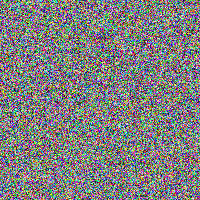
#> input picture tests/test_images/sample.png, 200 x 200 px, given as the content of the folder tests/test_images/dataset/clean, which was not available
$ python benchmark_accuracy.py
#> lines starting #> are read from the running program, lines starting #| are printed output that depends on the picture; pictures that were not available may be replaced by others from this repository, and a replacement may not be noted
### src/detect/lsb_detect.py
import numpy as np

from PIL import Image


def analyze_lsb_distribution(
    image_path: str
) -> dict:

    """
    Analyze LSB statistical distribution
    """

    img = Image.open(
        image_path
    ).convert("RGB")

    pixels = np.array(
        img,
        dtype=np.uint8
    )

    # Extract LSBs
    r_lsb = pixels[:, :, 0] & 1
    g_lsb = pixels[:, :, 1] & 1
    b_lsb = pixels[:, :, 2] & 1

    all_lsb = np.concatenate([

        r_lsb.flatten(),

        g_lsb.flatten(),

        b_lsb.flatten()
    ])

    total_bits = len(all_lsb)

    ones = int(np.sum(all_lsb))

    zeros = total_bits - ones

    ratio = ones / total_bits

    # Ideal random ≈ 0.5
    deviation = abs(ratio - 0.5)

    # Run analysis
    runs = count_runs(all_lsb)

    expected_runs = (

        (2 * ones * zeros) / total_bits
    ) + 1

    run_ratio = runs / expected_runs

    # Confidence scoring
    confidence = min(
    100,
    int(
        deviation * 500
        + abs(run_ratio - 1) * 30
    )
)

    return {
    "method": "LSB Statistical Analysis",

    "lsb_ratio": round(ratio, 4),

    "deviation": round(deviation, 4),

    "ones": ones,

    "zeros": zeros,

    "runs": runs,

    "expected_runs": round(expected_runs, 2),

    "run_ratio": round(run_ratio, 4),

    "confidence": confidence,

    "verdict": verdict(confidence)
}


def count_runs(bit_array):
    """
    Count consecutive bit runs
    """

    if len(bit_array) == 0:

        return 0

    runs = 1

    for i in range(1, len(bit_array)):

        if bit_array[i] != bit_array[i - 1]:

            runs += 1

    return runs


def verdict(
    confidence: int
):

    if confidence < 20:

        return "✅ CLEAN"

    elif confidence < 50:

        return "🟡 SUSPICIOUS"

    elif confidence < 75:

        return "🟠 LIKELY STEGO"

    return "🔴 STEGO DETECTED"


# [49 lines that do not run on import are left out]

### src/detect/ensemble.py
from src.detect.lsb_detect import (
    analyze_lsb_distribution
)

from src.detect.chi_square import (
    chi_square_attack
)

from src.detect.rs_analysis import (
    rs_analysis
)


def full_detection(
    image_path: str
) -> dict:

    """
    Run all detection algorithms
    """

    lsb = analyze_lsb_distribution(
        image_path
    )
#> in analyze_lsb_distribution, img is the input picture: PIL image 200x200 RGB; mean R, G, B 127.4, 126.9, 127.2
#> in analyze_lsb_distribution, `r_lsb = pixels[:, :, 0] & 1`:
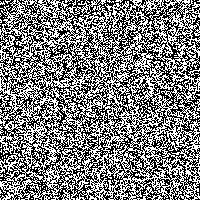
#> r_lsb: shape (200, 200); values 0 (black) and 1 (white), 49.5% white in thin lines or dots
#> in analyze_lsb_distribution, `g_lsb = pixels[:, :, 1] & 1`:
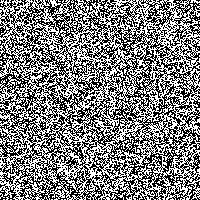
#> g_lsb: shape (200, 200); values 0 (black) and 1 (white), 49.9% white in thin lines or dots
#> in analyze_lsb_distribution, `b_lsb = pixels[:, :, 2] & 1`:
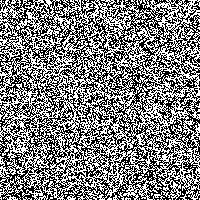
#> b_lsb: shape (200, 200); values 0 (black) and 1 (white), 50% white in thin lines or dots
#> in analyze_lsb_distribution, `total_bits = len(all_lsb)`: total_bits = 120000
#> in analyze_lsb_distribution, `ones = int(np.sum(all_lsb))`: ones = 59750
#> in analyze_lsb_distribution, `zeros = total_bits - ones`: zeros = 60250
#> in analyze_lsb_distribution, `ratio = ones / total_bits`: ratio = 0.498
#> in analyze_lsb_distribution, `deviation = abs(ratio - 0.5)`: deviation = 0.00208
#> after the loop in count_runs, `for i in range(1, len(bit_array)):`: runs = 59982
#> in analyze_lsb_distribution, `expected_runs = (  (2 * ones * zeros) / total_bits ) + 1`: expected_runs = 60000
#> in analyze_lsb_distribution, `run_ratio = runs / expected_runs`: run_ratio = 1
#> lsb = 10 items

    chi = chi_square_attack(
        image_path
    )
#> in chi_square_attack, `observed = np.bincount( pixels, minlength=256 ).astype(float)`: observed = 256 values, max 545 at index 209, min 0 at index 255, mean 468.8
#> the loop in chi_square_attack, `for k in range(128): ` made 128 passes
#> (o1, o2, expected, chi_stat) on passes 1 to 12: (488, 497, 492.5, 0.0822), (448, 511, 479.5, 4.22), (455, 448, 451.5, 4.28), (464, 470, 467, 4.31), (492, 464, 478, 5.13), (523, 420, 471.5, 16.38), (463, 474, 468.5, 16.51), (477, 480, 478.5, 16.52), (500, 451, 475.5, 19.05), (467, 436, 451.5, 20.11), (452, 457, 454.5, 20.14), (508, 471, 489.5, 21.54)
#> after the loop in chi_square_attack, `for k in range(128):`: chi_stat = 575.2; pairs_used = 256
#> in chi_square_attack, `dof = pairs_used - 1`: dof = 255
#> in chi_square_attack, `p_value = 1 - chi2.cdf( chi_stat, dof )`: p_value = 0
#> in chi_square_attack, `confidence = int( (1 - p_value) * 100 )`: confidence = 100
#> chi = {'method': 'Chi-Square Attack', 'chi_statistic': 575.2, 'p_value': 0, 'confidence': 100, 'verdict': '🔴 STEGO DETECTED'}

    rs = rs_analysis(
        image_path
    )
#> in rs_analysis, `img = Image.open( image_path ).convert("L")`:
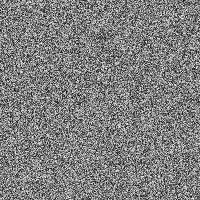
#> img: PIL image 200x200 L; min 3, max 251, mean 127.1
#> after the loop in rs_analysis, `for i in range(h):`: R = 5073; Rn = 3349; S = 4927; Sn = 3277; U = 0; Un = 3374
#> in rs_analysis, `total = R + S + U`: total = 10000
#> in rs_analysis, `r_ratio = R / total`: r_ratio = 0.507
#> in rs_analysis, `rn_ratio = Rn / total`: rn_ratio = 0.335
#> in rs_analysis, `s_ratio = S / total`: s_ratio = 0.493
#> in rs_analysis, `sn_ratio = Sn / total`: sn_ratio = 0.328
#> in rs_analysis, `asymmetry = abs(  (r_ratio - rn_ratio)  -  (s_ratio - sn_ratio) )`: asymmetry = 0.0074
#> in rs_analysis, `confidence = min( 100, int(asymmetry * 300) )`: confidence = 2
#> rs = {'method': 'RS Analysis', 'R': 5073, 'S': 4927, 'R_neg': 3349, 'S_neg': 3277, 'asymmetry': 0.0074, 'confidence': 2, 'verdict': '✅ CLEAN'}

    lsb_c = lsb.get("confidence", 0)
#> lsb_c = 1

    chi_c = chi.get("confidence", 0)
#> chi_c = 100

    rs_c = rs.get("confidence", 0)
#> rs_c = 2

    # Weighted ensemble
    ensemble = int(

        lsb_c * 0.25

        +

        chi_c * 0.45

        +

        rs_c * 0.30
    )
#> ensemble = 45

    votes = sum(

        1 for c in [
            lsb_c,
            chi_c,
            rs_c
        ]

        if c >= 50
    )
#> votes = 1

    return {

        "lsb": lsb,

        "chi_square": chi,

        "rs_analysis": rs,

        "ensemble_confidence":
            ensemble,

        "votes_for_stego":
            f"{votes}/3",

        "final_verdict":
            final_verdict(
                ensemble,
                votes
            )
    }


def final_verdict(
    confidence,
    votes
):

    if confidence >= 70 or votes >= 2:

        return (
            f"🔴 STEGO DETECTED "
            f"({confidence}% confidence)"
        )

    elif confidence >= 40:

        return (
            f"🟡 SUSPICIOUS "
            f"({confidence}% confidence)"
        )

    return (
        f"✅ CLEAN "
        f"({confidence}% confidence)"
    )

### src/detect/chi_square.py
import numpy as np

from PIL import Image

from scipy.stats import chi2


def chi_square_attack(
    image_path: str
) -> dict:

    """
    Chi-Square steganalysis
    """

    img = Image.open(
        image_path
    ).convert("RGB")

    pixels = np.array(
        img,
        dtype=np.uint8
    ).flatten()

    # Count frequencies
    observed = np.bincount(
        pixels,
        minlength=256
    ).astype(float)

    chi_stat = 0.0

    pairs_used = 0

    for k in range(128):

        o1 = observed[2 * k]

        o2 = observed[2 * k + 1]

        expected = (o1 + o2) / 2

        if expected > 5:

            chi_stat += (

                ((o1 - expected) ** 2)

                +

                ((o2 - expected) ** 2)

            ) / expected

            pairs_used += 2

    if pairs_used == 0:

        return {

            "error":
                "Insufficient data"
        }

    dof = pairs_used - 1

    p_value = 1 - chi2.cdf(
        chi_stat,
        dof
    )

    confidence = int(
        (1 - p_value) * 100
    )

    return {

        "method":
            "Chi-Square Attack",

        "chi_statistic":
            round(chi_stat, 2),

        "p_value":
            round(p_value, 6),

        "confidence":
            confidence,

        "verdict":
            verdict(confidence)
    }


def verdict(c):

    if c < 20:

        return "✅ CLEAN"

    elif c < 50:

        return "🟡 SUSPICIOUS"

    elif c < 75:

        return "🟠 LIKELY STEGO"

    return "🔴 STEGO DETECTED"

### src/detect/rs_analysis.py
import numpy as np

from PIL import Image


def rs_analysis(
    image_path: str
) -> dict:

    """
    RS Analysis
    """

    img = Image.open(
        image_path
    ).convert("L")

    pixels = np.array(
        img,
        dtype=np.uint8
    )

    group_size = 4

    h, w = pixels.shape

    R = S = U = 0

    Rn = Sn = Un = 0

    flip_mask = np.array([0, 1, 0, 1])

    for i in range(h):

        for j in range(
            0,
            w - group_size + 1,
            group_size
        ):

            group = pixels[
                i,
                j:j + group_size
            ].copy()

            noise_orig = measure_noise(group)

            # Positive flip
            g1 = group.copy()

            for k in range(group_size):

                if flip_mask[k]:

                    g1[k] = g1[k] ^ 1

            noise_f1 = measure_noise(g1)

            # Negative flip
            gn = group.copy()

            for k in range(group_size):

                if flip_mask[k]:

                    gn[k] = (
                        (gn[k] - 1) ^ 1
                    )

            noise_fn = measure_noise(gn)

            # Classify
            if noise_f1 > noise_orig:

                R += 1

            elif noise_f1 < noise_orig:

                S += 1

            else:

                U += 1

            if noise_fn > noise_orig:

                Rn += 1

            elif noise_fn < noise_orig:

                Sn += 1

            else:

                Un += 1

    total = R + S + U

    if total == 0:

        return {

            "error":
                "No groups processed"
        }

    r_ratio = R / total

    rn_ratio = Rn / total

    s_ratio = S / total

    sn_ratio = Sn / total

    asymmetry = abs(

        (r_ratio - rn_ratio)

        -

        (s_ratio - sn_ratio)
    )

    confidence = min(
        100,
        int(asymmetry * 300)
    )

    return {

        "method":
            "RS Analysis",

        "R": R,
        "S": S,
        "R_neg": Rn,
        "S_neg": Sn,

        "asymmetry":
            round(asymmetry, 4),

        "confidence":
            confidence,

        "verdict":
            verdict(confidence)
    }


def measure_noise(group):

    return sum(

        abs(

            int(group[i])

            -

            int(group[i - 1])

        )

        for i in range(1, len(group))
    )


def verdict(c):

    if c < 20:

        return "✅ CLEAN"

    elif c < 50:

        return "🟡 SUSPICIOUS"

    elif c < 75:

        return "🟠 LIKELY STEGO"

    return "🔴 STEGO DETECTED"

### tests/benchmark_accuracy.py
"""
Benchmark all detection algorithms
"""

import os
import sys

sys.path.insert(0, ".")

from src.detect.ensemble import (
    full_detection
)

clean_dir = (
    "tests/test_images/dataset/clean"
)

stego_dir = (
    "tests/test_images/dataset/stego"
)

results = {

    "lsb": {
        "tp": 0,
        "tn": 0,
        "fp": 0,
        "fn": 0
    },

    "chi": {
        "tp": 0,
        "tn": 0,
        "fp": 0,
        "fn": 0
    },

    "rs": {
        "tp": 0,
        "tn": 0,
        "fp": 0,
        "fn": 0
    },

    "ensemble": {
        "tp": 0,
        "tn": 0,
        "fp": 0,
        "fn": 0
    }
}


def classify(
    confidence,
    threshold=50
):

    return (
        "stego"
        if confidence >= threshold
        else "clean"
    )


print("\nRunning benchmark...")

# -----------------------------
# CLEAN IMAGES
# -----------------------------

for fname in os.listdir(clean_dir):

    path = os.path.join(
        clean_dir,
        fname
    )

    try:

        result = full_detection(path)
#> result = 6 items

        # LSB
        pred = classify(
            result["lsb"]["confidence"]
        )
#> pred = 'clean'

        if pred == "clean":

            results["lsb"]["tn"] += 1

        else:

            results["lsb"]["fp"] += 1

        # CHI
        pred = classify(
            result["chi_square"]["confidence"]
        )
#> pred = 'stego'

        if pred == "clean":

            results["chi"]["tn"] += 1

        else:

            results["chi"]["fp"] += 1

        # RS
        pred = classify(
            result["rs_analysis"]["confidence"]
        )
#> pred = 'clean'

        if pred == "clean":

            results["rs"]["tn"] += 1

        else:

            results["rs"]["fp"] += 1

        # ENSEMBLE
        pred = classify(
            result["ensemble_confidence"]
        )

        if pred == "clean":

            results["ensemble"]["tn"] += 1

        else:

            results["ensemble"]["fp"] += 1

    except Exception:

        pass


# -----------------------------
# STEGO IMAGES
# -----------------------------

for fname in os.listdir(stego_dir):

    path = os.path.join(
        stego_dir,
        fname
    )

    try:

        result = full_detection(path)
#> the loop in chi_square_attack (call 2), `for k in range(128): ` made 128 passes
#> o1 on pass 28: 456

        # LSB
        pred = classify(
            result["lsb"]["confidence"]
        )

        if pred == "stego":

            results["lsb"]["tp"] += 1

        else:

            results["lsb"]["fn"] += 1

        # CHI
        pred = classify(
            result["chi_square"]["confidence"]
        )

        if pred == "stego":

            results["chi"]["tp"] += 1

        else:

            results["chi"]["fn"] += 1

        # RS
        pred = classify(
            result["rs_analysis"]["confidence"]
        )

        if pred == "stego":

            results["rs"]["tp"] += 1

        else:

            results["rs"]["fn"] += 1

        # ENSEMBLE
        pred = classify(
            result["ensemble_confidence"]
        )

        if pred == "stego":

            results["ensemble"]["tp"] += 1

        else:

            results["ensemble"]["fn"] += 1

    except Exception:

        pass


# -----------------------------
# METRICS
# -----------------------------

print("\n📊 BENCHMARK RESULTS")
print("-" * 60)

print(
    f"{'Algorithm':<15}"
    f"{'Accuracy':>12}"
    f"{'Precision':>12}"
    f"{'Recall':>12}"
)

print("-" * 60)

for name, key in [

    ("LSB", "lsb"),

    ("Chi-Square", "chi"),

    ("RS", "rs"),

    ("Ensemble", "ensemble")
]:

    r = results[key]

    total = (
        r["tp"]
        + r["tn"]
        + r["fp"]
        + r["fn"]
    )

    accuracy = (

        (r["tp"] + r["tn"])
        / total
    ) * 100

    precision = (

        r["tp"]
        / (r["tp"] + r["fp"] + 1e-9)
    ) * 100

    recall = (

        r["tp"]
        / (r["tp"] + r["fn"] + 1e-9)
    ) * 100

    print(

        f"{name:<15}"

        f"{accuracy:>10.1f}%"

        f"{precision:>11.1f}%"

        f"{recall:>11.1f}%"
    )

print("-" * 60)
